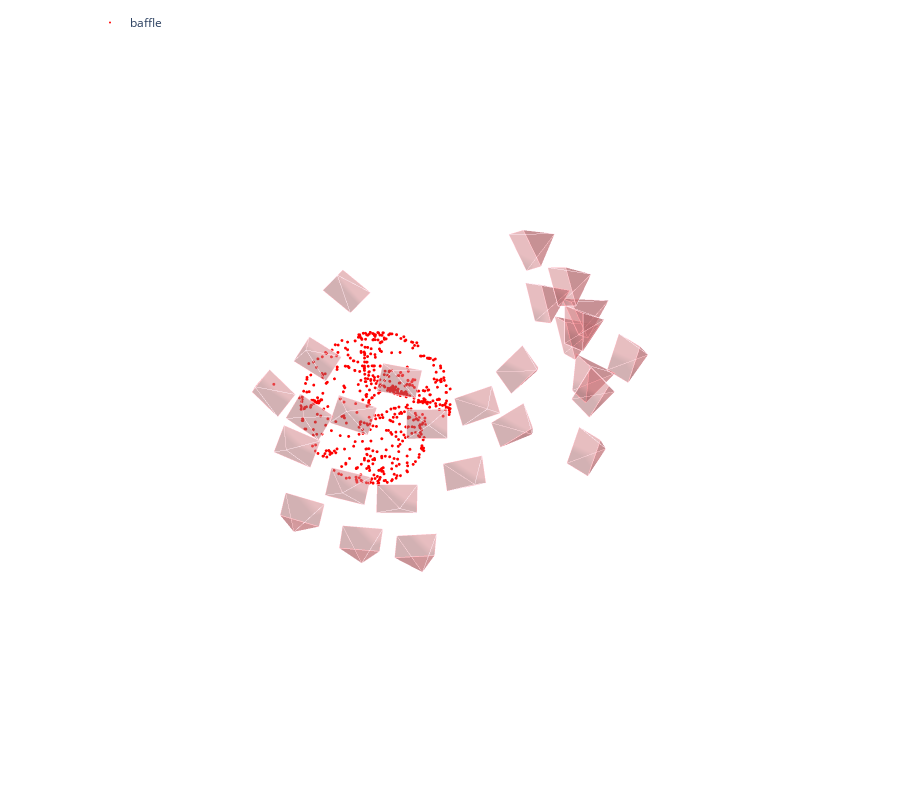

Notebook code cell kept with this figure:
### Code cell
model = reconstruction.main(sfm_dir, images, sfm_pairs, features, matches, image_list=references)
end = time.time()
print(end- start)
fig = viz_3d.init_figure()
viz_3d.plot_reconstruction(fig, model, name="baffle")
fig.show()

### Figure 1 — Plotly figure (JSON) as saved in the notebook; plotly's stock layout.template omitted (floating-point values rounded to 4 significant figures; data arrays with more than 128 entries replaced by an {"elided": "..."} marker saying what was removed)
{"data": [{"legendgroup": "baffle", "marker": {"color": "rgb(255, 0, 0)", "line": {"width": 0}, "size": 1}, "mode": "markers", "name": "baffle", "type": "scatter3d", "x": {"elided": "633 float values"}, "y": {"elided": "633 float values"}, "z": {"elided": "633 float values"}}, {"legendgroup": "baffle", "line": {"color": "rgba(208, 125, 130, 0.5)"}, "marker": {"size": 0.0001}, "name": "1", "showlegend": false, "type": "scatter3d", "x": [-4.363, -3.766, -4.175, -4.771, -4.363], "y": [-0.4622, 0.09298, 0.6156, 0.06042, -0.4622], "z": [0.6227, 0.1588, 0.259, 0.7229, 0.6227]}, {"color": "rgba(208, 125, 130, 0.5)", "i": [0, 0, 0, 0], "j": [1, 2, 3, 4], "k": [2, 3, 4, 1], "legendgroup": "baffle", "name": "1", "showlegend": false, "type": "mesh3d", "x": [-4.701, -4.363, -3.766, -4.175, -4.771, -4.363], "y": [-0.1116, -0.4622, 0.09298, 0.6156, 0.06042, -0.4622], "z": [-0.3402, 0.6227, 0.1588, 0.259, 0.7229, 0.6227]}, {"legendgroup": "baffle", "line": {"color": "rgba(208, 125, 130, 0.5)", "width": 1}, "mode": "lines", "name": "1", "showlegend": false, "type": "scatter3d", "x": [-4.701, -4.363, -3.766, -4.701, -3.766, -4.175, -4.701, -4.175, -4.771, -4.701, -4.771, -4.363], "y": [-0.1116, -0.4622, 0.09298, -0.1116, 0.09298, 0.6156, -0.1116, 0.6156, 0.06042, -0.1116, 0.06042, -0.4622], "z": [-0.3402, 0.6227, 0.1588, -0.3402, 0.1588, 0.259, -0.3402, 0.259, 0.7229, -0.3402, 0.7229, 0.6227]}, {"legendgroup": "baffle", "line": {"color": "rgba(208, 125, 130, 0.5)"}, "marker": {"size": 0.0001}, "name": "2", "showlegend": false, "type": "scatter3d", "x": [-4.033, -3.191, -3.426, -4.268, -4.033], "y": [0.784, 1.133, 1.756, 1.406, 0.784], "z": [-0.1957, -0.4161, -0.3273, -0.1069, -0.1957]}, {"color": "rgba(208, 125, 130, 0.5)", "i": [0, 0, 0, 0], "j": [1, 2, 3, 4], "k": [2, 3, 4, 1], "legendgroup": "baffle", "name": "2", "showlegend": false, "type": "mesh3d", "x": [-3.98, -4.033, -3.191, -3.426, -4.268, -4.033], "y": [1.304, 0.784, 1.133, 1.756, 1.406, 0.784], "z": [-1.164, -0.1957, -0.4161, -0.3273, -0.1069, -0.1957]}, {"legendgroup": "baffle", "line": {"color": "rgba(208, 125, 130, 0.5)", "width": 1}, "mode": "lines", "name": "2", "showlegend": false, "type": "scatter3d", "x": [-3.98, -4.033, -3.191, -3.98, -3.191, -3.426, -3.98, -3.426, -4.268, -3.98, -4.268, -4.033], "y": [1.304, 0.784, 1.133, 1.304, 1.133, 1.756, 1.304, 1.756, 1.406, 1.304, 1.406, 0.784], "z": [-1.164, -0.1957, -0.4161, -1.164, -0.4161, -0.3273, -1.164, -0.3273, -0.1069, -1.164, -0.1069, -0.1957]}, {"legendgroup": "baffle", "line": {"color": "rgba(208, 125, 130, 0.5)"}, "marker": {"size": 0.0001}, "name": "3", "showlegend": false, "type": "scatter3d", "x": [-2.941, -2.035, -2.182, -3.088, -2.941], "y": [1.741, 1.961, 2.609, 2.389, 1.741], "z": [-0.4873, -0.5851, -0.4891, -0.3913, -0.4873]}, {"color": "rgba(208, 125, 130, 0.5)", "i": [0, 0, 0, 0], "j": [1, 2, 3, 4], "k": [2, 3, 4, 1], "legendgroup": "baffle", "name": "3", "showlegend": false, "type": "mesh3d", "x": [-2.686, -2.941, -2.035, -2.182, -3.088, -2.941], "y": [2.281, 1.741, 1.961, 2.609, 2.389, 1.741], "z": [-1.396, -0.4873, -0.5851, -0.4891, -0.3913, -0.4873]}, {"legendgroup": "baffle", "line": {"color": "rgba(208, 125, 130, 0.5)", "width": 1}, "mode": "lines", "name": "3", "showlegend": false, "type": "scatter3d", "x": [-2.686, -2.941, -2.035, -2.686, -2.035, -2.182, -2.686, -2.182, -3.088, -2.686, -3.088, -2.941], "y": [2.281, 1.741, 1.961, 2.281, 1.961, 2.609, 2.281, 2.609, 2.389, 2.281, 2.389, 1.741], "z": [-1.396, -0.4873, -0.5851, -1.396, -0.5851, -0.4891, -1.396, -0.4891, -0.3913, -1.396, -0.3913, -0.4873]}, {"legendgroup": "baffle", "line": {"color": "rgba(208, 125, 130, 0.5)"}, "marker": {"size": 0.0001}, "name": "4", "showlegend": false, "type": "scatter3d", "x": [-1.891, -0.9565, -0.9716, -1.907, -1.891], "y": [2.137, 2.145, 2.803, 2.795, 2.137], "z": [-0.42, -0.3511, -0.2196, -0.2886, -0.42]}, {"color": "rgba(208, 125, 130, 0.5)", "i": [0, 0, 0, 0], "j": [1, 2, 3, 4], "k": [2, 3, 4, 1], "legendgroup": "baffle", "name": "4", "showlegend": false, "type": "mesh3d", "x": [-1.366, -1.891, -0.9565, -0.9716, -1.907, -1.891], "y": [2.652, 2.137, 2.145, 2.803, 2.795, 2.137], "z": [-1.223, -0.42, -0.3511, -0.2196, -0.2886, -0.42]}, {"legendgroup": "baffle", "line": {"color": "rgba(208, 125, 130, 0.5)", "width": 1}, "mode": "lines", "name": "4", "showlegend": false, "type": "scatter3d", "x": [-1.366, -1.891, -0.9565, -1.366, -0.9565, -0.9716, -1.366, -0.9716, -1.907, -1.366, -1.907, -1.891], "y": [2.652, 2.137, 2.145, 2.652, 2.145, 2.803, 2.652, 2.803, 2.795, 2.652, 2.795, 2.137], "z": [-1.223, -0.42, -0.3511, -1.223, -0.3511, -0.2196, -1.223, -0.2196, -0.2886, -1.223, -0.2886, -0.42]}, {"legendgroup": "baffle", "line": {"color": "rgba(208, 125, 130, 0.5)"}, "marker": {"size": 0.0001}, "name": "5", "showlegend": false, "type": "scatter3d", "x": [-0.3715, 0.5274, 0.6164, -0.2825, -0.3715], "y": [1.702, 1.523, 2.164, 2.343, 1.702], "z": [0.4123, 0.6094, 0.7865, 0.5894, 0.4123]}, {"color": "rgba(208, 125, 130, 0.5)", "i": [0, 0, 0, 0], "j": [1, 2, 3, 4], "k": [2, 3, 4, 1], "legendgroup": "baffle", "name": "5", "showlegend": false, "type": "mesh3d", "x": [0.3571, -0.3715, 0.5274, 0.6164, -0.2825, -0.3715], "y": [2.144, 1.702, 1.523, 2.164, 2.343, 1.702], "z": [-0.2799, 0.4123, 0.6094, 0.7865, 0.5894, 0.4123]}, {"legendgroup": "baffle", "line": {"color": "rgba(208, 125, 130, 0.5)", "width": 1}, "mode": "lines", "name": "5", "showlegend": false, "type": "scatter3d", "x": [0.3571, -0.3715, 0.5274, 0.3571, 0.5274, 0.6164, 0.3571, 0.6164, -0.2825, 0.3571, -0.2825, -0.3715], "y": [2.144, 1.702, 1.523, 2.144, 1.523, 2.164, 2.144, 2.164, 2.343, 2.144, 2.343, 1.702], "z": [-0.2799, 0.4123, 0.6094, -0.2799, 0.6094, 0.7865, -0.2799, 0.7865, 0.5894, -0.2799, 0.5894, 0.4123]}, {"legendgroup": "baffle", "line": {"color": "rgba(208, 125, 130, 0.5)"}, "marker": {"size": 0.0001}, "name": "6", "showlegend": false, "type": "scatter3d", "x": [0.737, 1.484, 1.696, 0.9488, 0.737], "y": [0.8125, 0.3775, 0.9584, 1.393, 0.8125], "z": [1.525, 1.887, 2.148, 1.785, 1.525]}, {"color": "rgba(208, 125, 130, 0.5)", "i": [0, 0, 0, 0], "j": [1, 2, 3, 4], "k": [2, 3, 4, 1], "legendgroup": "baffle", "name": "6", "showlegend": false, "type": "mesh3d", "x": [1.685, 0.737, 1.484, 1.696, 0.9488, 0.737], "y": [1.056, 0.8125, 0.3775, 0.9584, 1.393, 0.8125], "z": [1.075, 1.525, 1.887, 2.148, 1.785, 1.525]}, {"legendgroup": "baffle", "line": {"color": "rgba(208, 125, 130, 0.5)", "width": 1}, "mode": "lines", "name": "6", "showlegend": false, "type": "scatter3d", "x": [1.685, 0.737, 1.484, 1.685, 1.484, 1.696, 1.685, 1.696, 0.9488, 1.685, 0.9488, 0.737], "y": [1.056, 0.8125, 0.3775, 1.056, 0.3775, 0.9584, 1.056, 0.9584, 1.393, 1.056, 1.393, 0.8125], "z": [1.075, 1.525, 1.887, 1.075, 1.887, 2.148, 1.075, 2.148, 1.785, 1.075, 1.785, 1.525]}, {"legendgroup": "baffle", "line": {"color": "rgba(208, 125, 130, 0.5)"}, "marker": {"size": 0.0001}, "name": "8", "showlegend": false, "type": "scatter3d", "x": [2.601, 2.689, 3.003, 2.915, 2.601], "y": [0.1369, -0.6879, -0.3844, 0.4403, 0.1369], "z": [2.871, 3.308, 3.818, 3.381, 2.871]}, {"color": "rgba(208, 125, 130, 0.5)", "i": [0, 0, 0, 0], "j": [1, 2, 3, 4], "k": [2, 3, 4, 1], "legendgroup": "baffle", "name": "8", "showlegend": false, "type": "mesh3d", "x": [3.592, 2.601, 2.689, 3.003, 2.915, 2.601], "y": [-0.2554, 0.1369, -0.6879, -0.3844, 0.4403, 0.1369], "z": [2.937, 2.871, 3.308, 3.818, 3.381, 2.871]}, {"legendgroup": "baffle", "line": {"color": "rgba(208, 125, 130, 0.5)", "width": 1}, "mode": "lines", "name": "8", "showlegend": false, "type": "scatter3d", "x": [3.592, 2.601, 2.689, 3.592, 2.689, 3.003, 3.592, 3.003, 2.915, 3.592, 2.915, 2.601], "y": [-0.2554, 0.1369, -0.6879, -0.2554, -0.6879, -0.3844, -0.2554, -0.3844, 0.4403, -0.2554, 0.4403, 0.1369], "z": [2.937, 2.871, 3.308, 2.937, 3.308, 3.818, 2.937, 3.818, 3.381, 2.937, 3.381, 2.871]}, {"legendgroup": "baffle", "line": {"color": "rgba(208, 125, 130, 0.5)"}, "marker": {"size": 0.0001}, "name": "9", "showlegend": false, "type": "scatter3d", "x": [2.412, 2.198, 2.46, 2.674, 2.412], "y": [-0.6798, -1.525, -1.351, -0.5052, -0.6798], "z": [3.493, 3.837, 4.429, 4.086, 3.493]}, {"color": "rgba(208, 125, 130, 0.5)", "i": [0, 0, 0, 0], "j": [1, 2, 3, 4], "k": [2, 3, 4, 1], "legendgroup": "baffle", "name": "9", "showlegend": false, "type": "mesh3d", "x": [3.223, 2.412, 2.198, 2.46, 2.674, 2.412], "y": [-1.319, -0.6798, -1.525, -1.351, -0.5052, -0.6798], "z": [3.703, 3.493, 3.837, 4.429, 4.086, 3.493]}, {"legendgroup": "baffle", "line": {"color": "rgba(208, 125, 130, 0.5)", "width": 1}, "mode": "lines", "name": "9", "showlegend": false, "type": "scatter3d", "x": [3.223, 2.412, 2.198, 3.223, 2.198, 2.46, 3.223, 2.46, 2.674, 3.223, 2.674, 2.412], "y": [-1.319, -0.6798, -1.525, -1.319, -1.525, -1.351, -1.319, -1.351, -0.5052, -1.319, -0.5052, -0.6798], "z": [3.703, 3.493, 3.837, 3.703, 3.837, 4.429, 3.703, 4.429, 4.086, 3.703, 4.086, 3.493]}, {"legendgroup": "baffle", "line": {"color": "rgba(208, 125, 130, 0.5)"}, "marker": {"size": 0.0001}, "name": "10", "showlegend": false, "type": "scatter3d", "x": [2.751, 2.371, 2.582, 2.962, 2.751], "y": [-1.101, -1.915, -1.807, -0.9929, -1.101], "z": [3.879, 4.147, 4.774, 4.506, 3.879]}, {"color": "rgba(208, 125, 130, 0.5)", "i": [0, 0, 0, 0], "j": [1, 2, 3, 4], "k": [2, 3, 4, 1], "legendgroup": "baffle", "name": "10", "showlegend": false, "type": "mesh3d", "x": [3.442, 2.751, 2.371, 2.582, 2.962, 2.751], "y": [-1.878, -1.101, -1.915, -1.807, -0.9929, -1.101], "z": [4.138, 3.879, 4.147, 4.774, 4.506, 3.879]}, {"legendgroup": "baffle", "line": {"color": "rgba(208, 125, 130, 0.5)", "width": 1}, "mode": "lines", "name": "10", "showlegend": false, "type": "scatter3d", "x": [3.442, 2.751, 2.371, 3.442, 2.371, 2.582, 3.442, 2.582, 2.962, 3.442, 2.962, 2.751], "y": [-1.878, -1.101, -1.915, -1.878, -1.915, -1.807, -1.878, -1.807, -0.9929, -1.878, -0.9929, -1.101], "z": [4.138, 3.879, 4.147, 4.138, 4.147, 4.774, 4.138, 4.774, 4.506, 4.138, 4.506, 3.879]}, {"legendgroup": "baffle", "line": {"color": "rgba(208, 125, 130, 0.5)"}, "marker": {"size": 0.0001}, "name": "16", "showlegend": false, "type": "scatter3d", "x": [-1.438, -0.5158, -0.5667, -1.488, -1.438], "y": [3.411, 3.37, 3.897, 3.938, 3.411], "z": [1.397, 1.563, 1.974, 1.808, 1.397]}, {"color": "rgba(208, 125, 130, 0.5)", "i": [0, 0, 0, 0], "j": [1, 2, 3, 4], "k": [2, 3, 4, 1], "legendgroup": "baffle", "name": "16", "showlegend": false, "type": "mesh3d", "x": [-0.8467, -1.438, -0.5158, -0.5667, -1.488, -1.438], "y": [4.231, 3.411, 3.37, 3.897, 3.938, 3.411], "z": [0.9649, 1.397, 1.563, 1.974, 1.808, 1.397]}, {"legendgroup": "baffle", "line": {"color": "rgba(208, 125, 130, 0.5)", "width": 1}, "mode": "lines", "name": "16", "showlegend": false, "type": "scatter3d", "x": [-0.8467, -1.438, -0.5158, -0.8467, -0.5158, -0.5667, -0.8467, -0.5667, -1.488, -0.8467, -1.488, -1.438], "y": [4.231, 3.411, 3.37, 4.231, 3.37, 3.897, 4.231, 3.897, 3.938, 4.231, 3.938, 3.411], "z": [0.9649, 1.397, 1.563, 0.9649, 1.563, 1.974, 0.9649, 1.974, 1.808, 0.9649, 1.808, 1.397]}, {"legendgroup": "baffle", "line": {"color": "rgba(208, 125, 130, 0.5)"}, "marker": {"size": 0.0001}, "name": "17", "showlegend": false, "type": "scatter3d", "x": [-2.683, -1.753, -1.831, -2.762, -2.683], "y": [3.164, 3.243, 3.782, 3.703, 3.164], "z": [1.165, 1.243, 1.634, 1.557, 1.165]}, {"color": "rgba(208, 125, 130, 0.5)", "i": [0, 0, 0, 0], "j": [1, 2, 3, 4], "k": [2, 3, 4, 1], "legendgroup": "baffle", "name": "17", "showlegend": false, "type": "mesh3d", "x": [-2.242, -2.683, -1.753, -1.831, -2.762, -2.683], "y": [4.007, 3.164, 3.243, 3.782, 3.703, 3.164], "z": [0.6679, 1.165, 1.243, 1.634, 1.557, 1.165]}, {"legendgroup": "baffle", "line": {"color": "rgba(208, 125, 130, 0.5)", "width": 1}, "mode": "lines", "name": "17", "showlegend": false, "type": "scatter3d", "x": [-2.242, -2.683, -1.753, -2.242, -1.753, -1.831, -2.242, -1.831, -2.762, -2.242, -2.762, -2.683], "y": [4.007, 3.164, 3.243, 4.007, 3.243, 3.782, 4.007, 3.782, 3.703, 4.007, 3.703, 3.164], "z": [0.6679, 1.165, 1.243, 0.6679, 1.243, 1.634, 0.6679, 1.634, 1.557, 0.6679, 1.557, 1.165]}, {"legendgroup": "baffle", "line": {"color": "rgba(208, 125, 130, 0.5)"}, "marker": {"size": 0.0001}, "name": "18", "showlegend": false, "type": "scatter3d", "x": [-3.994, -3.096, -3.225, -4.123, -3.994], "y": [2.41, 2.672, 3.213, 2.952, 2.41], "z": [1.306, 1.239, 1.614, 1.681, 1.306]}, {"color": "rgba(208, 125, 130, 0.5)", "i": [0, 0, 0, 0], "j": [1, 2, 3, 4], "k": [2, 3, 4, 1], "legendgroup": "baffle", "name": "18", "showlegend": false, "type": "mesh3d", "x": [-3.804, -3.994, -3.096, -3.225, -4.123, -3.994], "y": [3.287, 2.41, 2.672, 3.213, 2.952, 2.41], "z": [0.7058, 1.306, 1.239, 1.614, 1.681, 1.306]}, {"legendgroup": "baffle", "line": {"color": "rgba(208, 125, 130, 0.5)", "width": 1}, "mode": "lines", "name": "18", "showlegend": false, "type": "scatter3d", "x": [-3.804, -3.994, -3.096, -3.804, -3.096, -3.225, -3.804, -3.225, -4.123, -3.804, -4.123, -3.994], "y": [3.287, 2.41, 2.672, 3.287, 2.672, 3.213, 3.287, 3.213, 2.952, 3.287, 2.952, 2.41], "z": [0.7058, 1.306, 1.239, 0.7058, 1.239, 1.614, 0.7058, 1.614, 1.681, 0.7058, 1.681, 1.306]}, {"legendgroup": "baffle", "line": {"color": "rgba(208, 125, 130, 0.5)"}, "marker": {"size": 0.0001}, "name": "19", "showlegend": false, "type": "scatter3d", "x": [-3.655, -2.9, -3.238, -3.992, -3.655], "y": [0.223, 0.7206, 1.289, 0.7917, 0.223], "z": [3.134, 2.884, 2.998, 3.248, 3.134]}, {"color": "rgba(208, 125, 130, 0.5)", "i": [0, 0, 0, 0], "j": [1, 2, 3, 4], "k": [2, 3, 4, 1], "legendgroup": "baffle", "name": "19", "showlegend": false, "type": "mesh3d", "x": [-3.569, -3.655, -2.9, -3.238, -3.992, -3.655], "y": [0.757, 0.223, 0.7206, 1.289, 0.7917, 0.223], "z": [2.697, 3.134, 2.884, 2.998, 3.248, 3.134]}, {"legendgroup": "baffle", "line": {"color": "rgba(208, 125, 130, 0.5)", "width": 1}, "mode": "lines", "name": "19", "showlegend": false, "type": "scatter3d", "x": [-3.569, -3.655, -2.9, -3.569, -2.9, -3.238, -3.569, -3.238, -3.992, -3.569, -3.992, -3.655], "y": [0.757, 0.223, 0.7206, 0.757, 0.7206, 1.289, 0.757, 1.289, 0.7917, 0.757, 0.7917, 0.223], "z": [2.697, 3.134, 2.884, 2.697, 2.884, 2.998, 2.697, 2.998, 3.248, 2.697, 3.248, 3.134]}, {"legendgroup": "baffle", "line": {"color": "rgba(208, 125, 130, 0.5)"}, "marker": {"size": 0.0001}, "name": "20", "showlegend": false, "type": "scatter3d", "x": [-3.447, -2.707, -3.07, -3.81, -3.447], "y": [-1.261, -0.8163, -0.2544, -0.6992, -1.261], "z": [-0.2639, -0.6279, -0.6796, -0.3156, -0.2639]}, {"color": "rgba(208, 125, 130, 0.5)", "i": [0, 0, 0, 0], "j": [1, 2, 3, 4], "k": [2, 3, 4, 1], "legendgroup": "baffle", "name": "20", "showlegend": false, "type": "mesh3d", "x": [-3.52, -3.447, -2.707, -3.07, -3.81, -3.447], "y": [-1.003, -1.261, -0.8163, -0.2544, -0.6992, -1.261], "z": [-1.303, -0.2639, -0.6279, -0.6796, -0.3156, -0.2639]}, {"legendgroup": "baffle", "line": {"color": "rgba(208, 125, 130, 0.5)", "width": 1}, "mode": "lines", "name": "20", "showlegend": false, "type": "scatter3d", "x": [-3.52, -3.447, -2.707, -3.52, -2.707, -3.07, -3.52, -3.07, -3.81, -3.52, -3.81, -3.447], "y": [-1.003, -1.261, -0.8163, -1.003, -0.8163, -0.2544, -1.003, -0.2544, -0.6992, -1.003, -0.6992, -1.261], "z": [-1.303, -0.2639, -0.6279, -1.303, -0.6279, -0.6796, -1.303, -0.6796, -0.3156, -1.303, -0.3156, -0.2639]}, {"legendgroup": "baffle", "line": {"color": "rgba(208, 125, 130, 0.5)"}, "marker": {"size": 0.0001}, "name": "21", "showlegend": false, "type": "scatter3d", "x": [-2.768, -1.892, -2.104, -2.98, -2.768], "y": [0.03966, 0.3155, 0.9496, 0.6738, 0.03966], "z": [-1.199, -1.389, -1.445, -1.255, -1.199]}, {"color": "rgba(208, 125, 130, 0.5)", "i": [0, 0, 0, 0], "j": [1, 2, 3, 4], "k": [2, 3, 4, 1], "legendgroup": "baffle", "name": "21", "showlegend": false, "type": "mesh3d", "x": [-2.592, -2.768, -1.892, -2.104, -2.98, -2.768], "y": [0.3619, 0.03966, 0.3155, 0.9496, 0.6738, 0.03966], "z": [-2.237, -1.199, -1.389, -1.445, -1.255, -1.199]}, {"legendgroup": "baffle", "line": {"color": "rgba(208, 125, 130, 0.5)", "width": 1}, "mode": "lines", "name": "21", "showlegend": false, "type": "scatter3d", "x": [-2.592, -2.768, -1.892, -2.592, -1.892, -2.104, -2.592, -2.104, -2.98, -2.592, -2.98, -2.768], "y": [0.3619, 0.03966, 0.3155, 0.3619, 0.3155, 0.9496, 0.3619, 0.9496, 0.6738, 0.3619, 0.6738, 0.03966], "z": [-2.237, -1.199, -1.389, -2.237, -1.389, -1.445, -2.237, -1.445, -1.255, -2.237, -1.255, -1.199]}, {"legendgroup": "baffle", "line": {"color": "rgba(208, 125, 130, 0.5)"}, "marker": {"size": 0.0001}, "name": "22", "showlegend": false, "type": "scatter3d", "x": [-1.211, -0.2747, -0.2712, -1.208, -1.211], "y": [0.3949, 0.3906, 1.061, 1.066, 0.3949], "z": [-0.7923, -0.7501, -0.7612, -0.8034, -0.7923]}, {"color": "rgba(208, 125, 130, 0.5)", "i": [0, 0, 0, 0], "j": [1, 2, 3, 4], "k": [2, 3, 4, 1], "legendgroup": "baffle", "name": "22", "showlegend": false, "type": "mesh3d", "x": [-0.6999, -1.211, -0.2747, -0.2712, -1.208, -1.211], "y": [0.7127, 0.3949, 0.3906, 1.061, 1.066, 0.3949], "z": [-1.694, -0.7923, -0.7501, -0.7612, -0.8034, -0.7923]}, {"legendgroup": "baffle", "line": {"color": "rgba(208, 125, 130, 0.5)", "width": 1}, "mode": "lines", "name": "22", "showlegend": false, "type": "scatter3d", "x": [-0.6999, -1.211, -0.2747, -0.6999, -0.2747, -0.2712, -0.6999, -0.2712, -1.208, -0.6999, -1.208, -1.211], "y": [0.7127, 0.3949, 0.3906, 0.7127, 0.3906, 1.061, 0.7127, 1.061, 1.066, 0.7127, 1.066, 0.3949], "z": [-1.694, -0.7923, -0.7501, -1.694, -0.7501, -0.7612, -1.694, -0.7612, -0.8034, -1.694, -0.8034, -0.7923]}, {"legendgroup": "baffle", "line": {"color": "rgba(208, 125, 130, 0.5)"}, "marker": {"size": 0.0001}, "name": "23", "showlegend": false, "type": "scatter3d", "x": [-0.1131, 0.7517, 0.9434, 0.07858, -0.1131], "y": [0.1665, -0.1178, 0.5212, 0.8055, 0.1665], "z": [-0.2072, 0.01692, 0.08792, -0.1362, -0.2072]}, {"color": "rgba(208, 125, 130, 0.5)", "i": [0, 0, 0, 0], "j": [1, 2, 3, 4], "k": [2, 3, 4, 1], "legendgroup": "baffle", "name": "23", "showlegend": false, "type": "mesh3d", "x": [0.653, -0.1131, 0.7517, 0.9434, 0.07858, -0.1131], "y": [0.3707, 0.1665, -0.1178, 0.5212, 0.8055, 0.1665], "z": [-0.9436, -0.2072, 0.01692, 0.08792, -0.1362, -0.2072]}, {"legendgroup": "baffle", "line": {"color": "rgba(208, 125, 130, 0.5)", "width": 1}, "mode": "lines", "name": "23", "showlegend": false, "type": "scatter3d", "x": [0.653, -0.1131, 0.7517, 0.653, 0.7517, 0.9434, 0.653, 0.9434, 0.07858, 0.653, 0.07858, -0.1131], "y": [0.3707, 0.1665, -0.1178, 0.3707, -0.1178, 0.5212, 0.3707, 0.5212, 0.8055, 0.3707, 0.8055, 0.1665], "z": [-0.9436, -0.2072, 0.01692, -0.9436, 0.01692, 0.08792, -0.9436, 0.08792, -0.1362, -0.9436, -0.1362, -0.2072]}, {"legendgroup": "baffle", "line": {"color": "rgba(208, 125, 130, 0.5)"}, "marker": {"size": 0.0001}, "name": "24", "showlegend": false, "type": "scatter3d", "x": [0.8358, 1.458, 1.822, 1.2, 0.8358], "y": [-0.4173, -1.005, -0.4821, 0.1054, -0.4173], "z": [0.4924, 0.8761, 1.086, 0.7024, 0.4924]}, {"color": "rgba(208, 125, 130, 0.5)", "i": [0, 0, 0, 0], "j": [1, 2, 3, 4], "k": [2, 3, 4, 1], "legendgroup": "baffle", "name": "24", "showlegend": false, "type": "mesh3d", "x": [1.805, 0.8358, 1.458, 1.822, 1.2, 0.8358], "y": [-0.4632, -0.4173, -1.005, -0.4821, 0.1054, -0.4173], "z": [-0.002586, 0.4924, 0.8761, 1.086, 0.7024, 0.4924]}, {"legendgroup": "baffle", "line": {"color": "rgba(208, 125, 130, 0.5)", "width": 1}, "mode": "lines", "name": "24", "showlegend": false, "type": "scatter3d", "x": [1.805, 0.8358, 1.458, 1.805, 1.458, 1.822, 1.805, 1.822, 1.2, 1.805, 1.2, 0.8358], "y": [-0.4632, -0.4173, -1.005, -0.4632, -1.005, -0.4821, -0.4632, -0.4821, 0.1054, -0.4632, 0.1054, -0.4173], "z": [-0.002586, 0.4924, 0.8761, -0.002586, 0.8761, 1.086, -0.002586, 1.086, 0.7024, -0.002586, 0.7024, 0.4924]}, {"legendgroup": "baffle", "line": {"color": "rgba(208, 125, 130, 0.5)"}, "marker": {"size": 0.0001}, "name": "25", "showlegend": false, "type": "scatter3d", "x": [2.585, 3.035, 3.447, 2.997, 2.585], "y": [0.2274, -0.4822, -0.04545, 0.6642, 0.2274], "z": [0.7063, 1.122, 1.421, 1.006, 0.7063]}, {"color": "rgba(208, 125, 130, 0.5)", "i": [0, 0, 0, 0], "j": [1, 2, 3, 4], "k": [2, 3, 4, 1], "legendgroup": "baffle", "name": "25", "showlegend": false, "type": "mesh3d", "x": [3.582, 2.585, 3.035, 3.447, 2.997, 2.585], "y": [0.0386, 0.2274, -0.4822, -0.04545, 0.6642, 0.2274], "z": [0.3606, 0.7063, 1.122, 1.421, 1.006, 0.7063]}, {"legendgroup": "baffle", "line": {"color": "rgba(208, 125, 130, 0.5)", "width": 1}, "mode": "lines", "name": "25", "showlegend": false, "type": "scatter3d", "x": [3.582, 2.585, 3.035, 3.582, 3.035, 3.447, 3.582, 3.447, 2.997, 3.582, 2.997, 2.585], "y": [0.0386, 0.2274, -0.4822, 0.0386, -0.4822, -0.04545, 0.0386, -0.04545, 0.6642, 0.0386, 0.6642, 0.2274], "z": [0.3606, 0.7063, 1.122, 0.3606, 1.122, 1.421, 0.3606, 1.421, 1.006, 0.3606, 1.006, 0.7063]}, {"legendgroup": "baffle", "line": {"color": "rgba(208, 125, 130, 0.5)"}, "marker": {"size": 0.0001}, "name": "26", "showlegend": false, "type": "scatter3d", "x": [2.424, 2.427, 2.851, 2.848, 2.424], "y": [-1.01, -1.87, -1.662, -0.8016, -1.01], "z": [1.668, 2.041, 2.517, 2.144, 1.668]}, {"color": "rgba(208, 125, 130, 0.5)", "i": [0, 0, 0, 0], "j": [1, 2, 3, 4], "k": [2, 3, 4, 1], "legendgroup": "baffle", "name": "26", "showlegend": false, "type": "mesh3d", "x": [3.339, 2.424, 2.427, 2.851, 2.848, 2.424], "y": [-1.562, -1.01, -1.87, -1.662, -0.8016, -1.01], "z": [1.566, 1.668, 2.041, 2.517, 2.144, 1.668]}, {"legendgroup": "baffle", "line": {"color": "rgba(208, 125, 130, 0.5)", "width": 1}, "mode": "lines", "name": "26", "showlegend": false, "type": "scatter3d", "x": [3.339, 2.424, 2.427, 3.339, 2.427, 2.851, 3.339, 2.851, 2.848, 3.339, 2.848, 2.424], "y": [-1.562, -1.01, -1.87, -1.562, -1.87, -1.662, -1.562, -1.662, -0.8016, -1.562, -0.8016, -1.01], "z": [1.566, 1.668, 2.041, 1.566, 2.041, 2.517, 1.566, 2.517, 2.144, 1.566, 2.144, 1.668]}, {"legendgroup": "baffle", "line": {"color": "rgba(208, 125, 130, 0.5)"}, "marker": {"size": 0.0001}, "name": "27", "showlegend": false, "type": "scatter3d", "x": [1.744, 1.525, 1.891, 2.11, 1.744], "y": [-1.509, -2.382, -2.308, -1.435, -1.509], "z": [1.846, 2.106, 2.664, 2.403, 1.846]}, {"color": "rgba(208, 125, 130, 0.5)", "i": [0, 0, 0, 0], "j": [1, 2, 3, 4], "k": [2, 3, 4, 1], "legendgroup": "baffle", "name": "27", "showlegend": false, "type": "mesh3d", "x": [2.545, 1.744, 1.525, 1.891, 2.11, 1.744], "y": [-2.221, -1.509, -2.382, -2.308, -1.435, -1.509], "z": [1.818, 1.846, 2.106, 2.664, 2.403, 1.846]}, {"legendgroup": "baffle", "line": {"color": "rgba(208, 125, 130, 0.5)", "width": 1}, "mode": "lines", "name": "27", "showlegend": false, "type": "scatter3d", "x": [2.545, 1.744, 1.525, 2.545, 1.525, 1.891, 2.545, 1.891, 2.11, 2.545, 2.11, 1.744], "y": [-2.221, -1.509, -2.382, -2.221, -2.382, -2.308, -2.221, -2.308, -1.435, -2.221, -1.435, -1.509], "z": [1.818, 1.846, 2.106, 1.818, 2.106, 2.664, 1.818, 2.664, 2.403, 1.818, 2.403, 1.846]}, {"legendgroup": "baffle", "line": {"color": "rgba(208, 125, 130, 0.5)"}, "marker": {"size": 0.0001}, "name": "28", "showlegend": false, "type": "scatter3d", "x": [1.548, 1.141, 1.476, 1.883, 1.548], "y": [-2.714, -3.548, -3.62, -2.785, -2.714], "z": [0.9891, 1.122, 1.699, 1.566, 0.9891]}, {"color": "rgba(208, 125, 130, 0.5)", "i": [0, 0, 0, 0], "j": [1, 2, 3, 4], "k": [2, 3, 4, 1], "legendgroup": "baffle", "name": "28", "showlegend": false, "type": "mesh3d", "x": [2.2, 1.548, 1.141, 1.476, 1.883, 1.548], "y": [-3.574, -2.714, -3.548, -3.62, -2.785, -2.714], "z": [0.8933, 0.9891, 1.122, 1.699, 1.566, 0.9891]}, {"legendgroup": "baffle", "line": {"color": "rgba(208, 125, 130, 0.5)", "width": 1}, "mode": "lines", "name": "28", "showlegend": false, "type": "scatter3d", "x": [2.2, 1.548, 1.141, 2.2, 1.141, 1.476, 2.2, 1.476, 1.883, 2.2, 1.883, 1.548], "y": [-3.574, -2.714, -3.548, -3.574, -3.548, -3.62, -3.574, -3.62, -2.785, -3.574, -2.785, -2.714], "z": [0.8933, 0.9891, 1.122, 0.8933, 1.122, 1.699, 0.8933, 1.699, 1.566, 0.8933, 1.566, 0.9891]}, {"legendgroup": "baffle", "line": {"color": "rgba(208, 125, 130, 0.5)"}, "marker": {"size": 0.0001}, "name": "29", "showlegend": false, "type": "scatter3d", "x": [2.277, 2.038, 2.451, 2.691, 2.277], "y": [-1.915, -2.794, -2.773, -1.894, -1.915], "z": [0.7172, 0.9397, 1.468, 1.245, 0.7172]}, {"color": "rgba(208, 125, 130, 0.5)", "i": [0, 0, 0, 0], "j": [1, 2, 3, 4], "k": [2, 3, 4, 1], "legendgroup": "baffle", "name": "29", "showlegend": false, "type": "mesh3d", "x": [3.038, 2.277, 2.038, 2.451, 2.691, 2.277], "y": [-2.659, -1.915, -2.794, -2.773, -1.894, -1.915], "z": [0.5771, 0.7172, 0.9397, 1.468, 1.245, 0.7172]}, {"legendgroup": "baffle", "line": {"color": "rgba(208, 125, 130, 0.5)", "width": 1}, "mode": "lines", "name": "29", "showlegend": false, "type": "scatter3d", "x": [3.038, 2.277, 2.038, 3.038, 2.038, 2.451, 3.038, 2.451, 2.691, 3.038, 2.691, 2.277], "y": [-2.659, -1.915, -2.794, -2.659, -2.794, -2.773, -2.659, -2.773, -1.894, -2.659, -1.894, -1.915], "z": [0.5771, 0.7172, 0.9397, 0.5771, 0.9397, 1.468, 0.5771, 1.468, 1.245, 0.5771, 1.245, 0.7172]}, {"legendgroup": "baffle", "line": {"color": "rgba(208, 125, 130, 0.5)"}, "marker": {"size": 0.0001}, "name": "30", "showlegend": false, "type": "scatter3d", "x": [3.401, 3.675, 4.163, 3.89, 3.401], "y": [-0.4814, -1.305, -0.9966, -0.1728, -0.4814], "z": [-0.1172, 0.237, 0.5777, 0.2236, -0.1172]}, {"color": "rgba(208, 125, 130, 0.5)", "i": [0, 0, 0, 0], "j": [1, 2, 3, 4], "k": [2, 3, 4, 1], "legendgroup": "baffle", "name": "30", "showlegend": false, "type": "mesh3d", "x": [4.349, 3.401, 3.675, 4.163, 3.89, 3.401], "y": [-0.855, -0.4814, -1.305, -0.9966, -0.1728, -0.4814], "z": [-0.4772, -0.1172, 0.237, 0.5777, 0.2236, -0.1172]}, {"legendgroup": "baffle", "line": {"color": "rgba(208, 125, 130, 0.5)", "width": 1}, "mode": "lines", "name": "30", "showlegend": false, "type": "scatter3d", "x": [4.349, 3.401, 3.675, 4.349, 3.675, 4.163, 4.349, 4.163, 3.89, 4.349, 3.89, 3.401], "y": [-0.855, -0.4814, -1.305, -0.855, -1.305, -0.9966, -0.855, -0.9966, -0.1728, -0.855, -0.1728, -0.4814], "z": [-0.4772, -0.1172, 0.237, -0.4772, 0.237, 0.5777, -0.4772, 0.5777, 0.2236, -0.4772, 0.2236, -0.1172]}, {"legendgroup": "baffle", "line": {"color": "rgba(208, 125, 130, 0.5)"}, "marker": {"size": 0.0001}, "name": "31", "showlegend": false, "type": "scatter3d", "x": [2.473, 2.763, 3.252, 2.963, 2.473], "y": [1.604, 0.7838, 1.099, 1.919, 1.604], "z": [-1.343, -0.9924, -0.659, -1.009, -1.343]}, {"color": "rgba(208, 125, 130, 0.5)", "i": [0, 0, 0, 0], "j": [1, 2, 3, 4], "k": [2, 3, 4, 1], "legendgroup": "baffle", "name": "31", "showlegend": false, "type": "mesh3d", "x": [3.379, 2.473, 2.763, 3.252, 2.963, 2.473], "y": [1.25, 1.604, 0.7838, 1.099, 1.919, 1.604], "z": [-1.663, -1.343, -0.9924, -0.659, -1.009, -1.343]}, {"legendgroup": "baffle", "line": {"color": "rgba(208, 125, 130, 0.5)", "width": 1}, "mode": "lines", "name": "31", "showlegend": false, "type": "scatter3d", "x": [3.379, 2.473, 2.763, 3.379, 2.763, 3.252, 3.379, 3.252, 2.963, 3.379, 2.963, 2.473], "y": [1.25, 1.604, 0.7838, 1.25, 0.7838, 1.099, 1.25, 1.099, 1.919, 1.25, 1.919, 1.604], "z": [-1.663, -1.343, -0.9924, -1.663, -0.9924, -0.659, -1.663, -0.659, -1.009, -1.663, -1.009, -1.343]}, {"legendgroup": "baffle", "line": {"color": "rgba(208, 125, 130, 0.5)"}, "marker": {"size": 0.0001}, "name": "32", "showlegend": false, "type": "scatter3d", "x": [-1.752, -0.854, -1.005, -1.903, -1.752], "y": [-0.7174, -0.5641, 0.06486, -0.08838, -0.7174], "z": [-1.624, -1.844, -2.022, -1.802, -1.624]}, {"color": "rgba(208, 125, 130, 0.5)", "i": [0, 0, 0, 0], "j": [1, 2, 3, 4], "k": [2, 3, 4, 1], "legendgroup": "baffle", "name": "32", "showlegend": false, "type": "mesh3d", "x": [-1.537, -1.752, -0.854, -1.005, -1.903, -1.752], "y": [-0.6014, -0.7174, -0.5641, 0.06486, -0.08838, -0.7174], "z": [-2.661, -1.624, -1.844, -2.022, -1.802, -1.624]}, {"legendgroup": "baffle", "line": {"color": "rgba(208, 125, 130, 0.5)", "width": 1}, "mode": "lines", "name": "32", "showlegend": false, "type": "scatter3d", "x": [-1.537, -1.752, -0.854, -1.537, -0.854, -1.005, -1.537, -1.005, -1.903, -1.537, -1.903, -1.752], "y": [-0.6014, -0.7174, -0.5641, -0.6014, -0.5641, 0.06486, -0.6014, 0.06486, -0.08838, -0.6014, -0.08838, -0.7174], "z": [-2.661, -1.624, -1.844, -2.661, -1.844, -2.022, -2.661, -2.022, -1.802, -2.661, -1.802, -1.624]}, {"legendgroup": "baffle", "line": {"color": "rgba(208, 125, 130, 0.5)"}, "marker": {"size": 0.0001}, "name": "33", "showlegend": false, "type": "scatter3d", "x": [-2.677, -2.04, -2.503, -3.14, -2.677], "y": [-2.781, -2.279, -1.811, -2.313, -2.781], "z": [0.1862, -0.2835, -0.4118, 0.05782, 0.1862]}, {"color": "rgba(208, 125, 130, 0.5)", "i": [0, 0, 0, 0], "j": [1, 2, 3, 4], "k": [2, 3, 4, 1], "legendgroup": "baffle", "name": "33", "showlegend": false, "type": "mesh3d", "x": [-2.803, -2.677, -2.04, -2.503, -3.14, -2.677], "y": [-2.706, -2.781, -2.279, -1.811, -2.313, -2.781], "z": [-0.8401, 0.1862, -0.2835, -0.4118, 0.05782, 0.1862]}, {"legendgroup": "baffle", "line": {"color": "rgba(208, 125, 130, 0.5)", "width": 1}, "mode": "lines", "name": "33", "showlegend": false, "type": "scatter3d", "x": [-2.803, -2.677, -2.04, -2.803, -2.04, -2.503, -2.803, -2.503, -3.14, -2.803, -3.14, -2.677], "y": [-2.706, -2.781, -2.279, -2.706, -2.279, -1.811, -2.706, -1.811, -2.313, -2.706, -2.313, -2.781], "z": [-0.8401, 0.1862, -0.2835, -0.8401, -0.2835, -0.4118, -0.8401, -0.4118, 0.05782, -0.8401, 0.05782, 0.1862]}], "layout": {"height": 800, "legend": {"orientation": "h", "x": 0.1, "xanchor": "left", "y": 0.99, "yanchor": "top"}, "margin": {"b": 0, "l": 0, "pad": 0, "r": 0, "t": 0}, "scene": {"aspectmode": "data", "camera": {"eye": {"x": 0, "y": -0.1, "z": -2}, "projection": {"type": "orthographic"}, "up": {"x": 0, "y": -1, "z": 0}}, "dragmode": "orbit", "xaxis": {"autorange": true, "showbackground": false, "showgrid": false, "showline": false, "showticklabels": true, "visible": false}, "yaxis": {"autorange": true, "showbackground": false, "showgrid": false, "showline": false, "showticklabels": true, "visible": false}, "zaxis": {"autorange": true, "showbackground": false, "showgrid": false, "showline": false, "showticklabels": true, "visible": false}}}}
